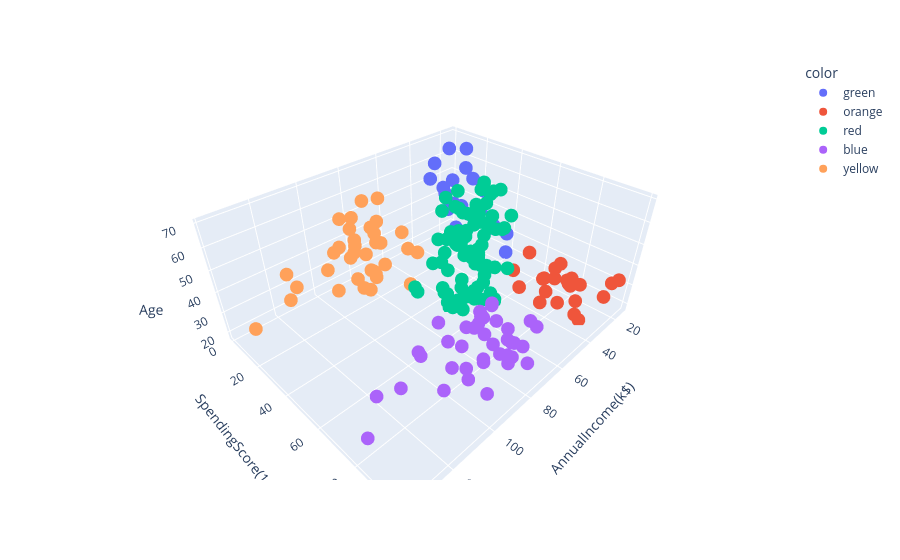

Write notebook code for a chart like this one.
### Code cell
scatter_3d(data_frame=df, x = 'AnnualIncome(k$)', y ='SpendingScore(1-100)', z = 'Age', color=[colors[v] for v in df['Mean Shift Cluster With Age']])

### Figure 1 — Plotly figure (JSON) as saved in the notebook; plotly's stock layout.template omitted (floating-point values rounded to 4 significant figures)
{"data": [{"hovertemplate": "color=green<br>AnnualIncome(k$)=%{x}<br>SpendingScore(1-100)=%{y}<br>Age=%{z}<extra></extra>", "legendgroup": "green", "marker": {"color": "#636efa", "symbol": "circle"}, "mode": "markers", "name": "green", "scene": "scene", "showlegend": true, "type": "scatter3d", "x": [15, 16, 17, 18, 19, 19, 20, 20, 21, 23, 24, 25, 28, 28, 29, 30, 33, 33, 34, 37, 38, 39, 39], "y": [39, 6, 40, 6, 3, 14, 15, 13, 35, 29, 35, 5, 14, 32, 31, 4, 4, 14, 17, 26, 35, 36, 28], "z": [19, 20, 31, 35, 64, 67, 58, 37, 35, 52, 35, 46, 54, 45, 40, 60, 53, 49, 42, 36, 65, 48, 49]}, {"hovertemplate": "color=orange<br>AnnualIncome(k$)=%{x}<br>SpendingScore(1-100)=%{y}<br>Age=%{z}<extra></extra>", "legendgroup": "orange", "marker": {"color": "#EF553B", "symbol": "circle"}, "mode": "markers", "name": "orange", "scene": "scene", "showlegend": true, "type": "scatter3d", "x": [15, 16, 17, 18, 19, 19, 20, 20, 21, 23, 24, 25, 28, 28, 29, 30, 33, 33, 34, 37, 38, 39, 39], "y": [81, 77, 76, 94, 72, 99, 77, 79, 66, 98, 73, 73, 82, 61, 87, 73, 92, 81, 73, 75, 92, 61, 65], "z": [21, 23, 22, 23, 30, 35, 24, 22, 20, 35, 25, 31, 29, 35, 23, 21, 18, 21, 30, 20, 24, 31, 24]}, {"hovertemplate": "color=red<br>AnnualIncome(k$)=%{x}<br>SpendingScore(1-100)=%{y}<br>Age=%{z}<extra></extra>", "legendgroup": "red", "marker": {"color": "#00cc96", "symbol": "circle"}, "mode": "markers", "name": "red", "scene": "scene", "showlegend": true, "type": "scatter3d", "x": [40, 40, 40, 40, 42, 42, 43, 43, 43, 43, 44, 44, 46, 46, 46, 46, 47, 47, 48, 48, 48, 48, 48, 48, 49, 49, 50, 50, 54, 54, 54, 54, 54, 54, 54, 54, 54, 54, 54, 54, 57, 57, 58, 58, 59, 59, 60, 60, 60, 60, 60, 60, 61, 61, 62, 62, 62, 62, 62, 62, 63, 63, 63, 63, 63, 63, 64, 64, 65, 65, 65, 65, 67, 67, 67, 67, 69, 72, 76], "y": [55, 47, 42, 42, 52, 60, 54, 60, 45, 41, 50, 46, 51, 46, 56, 55, 52, 59, 51, 59, 50, 48, 59, 47, 55, 42, 49, 56, 47, 54, 53, 48, 52, 42, 51, 55, 41, 44, 57, 46, 58, 55, 60, 46, 55, 41, 49, 40, 42, 52, 47, 50, 42, 49, 41, 48, 59, 55, 56, 42, 50, 46, 43, 48, 52, 54, 42, 46, 48, 50, 43, 59, 43, 57, 56, 40, 58, 34, 40], "z": [50, 27, 29, 31, 49, 33, 31, 59, 50, 47, 51, 69, 27, 53, 70, 19, 67, 54, 63, 18, 43, 68, 19, 32, 70, 47, 60, 60, 59, 26, 45, 40, 23, 49, 57, 38, 67, 46, 21, 48, 55, 22, 34, 50, 68, 18, 48, 40, 32, 24, 47, 27, 48, 20, 23, 49, 67, 26, 49, 21, 66, 54, 68, 66, 65, 19, 38, 19, 18, 19, 63, 49, 51, 50, 27, 38, 40, 25, 28]}, {"hovertemplate": "color=blue<br>AnnualIncome(k$)=%{x}<br>SpendingScore(1-100)=%{y}<br>Age=%{z}<extra></extra>", "legendgroup": "blue", "marker": {"color": "#ab63fa", "symbol": "circle"}, "mode": "markers", "name": "blue", "scene": "scene", "showlegend": true, "type": "scatter3d", "x": [69, 70, 71, 71, 71, 72, 73, 73, 74, 75, 76, 77, 77, 78, 78, 78, 78, 78, 78, 79, 81, 85, 86, 87, 87, 87, 88, 88, 93, 97, 98, 99, 101, 103, 103, 113, 120, 126, 137], "y": [91, 77, 95, 75, 75, 71, 88, 73, 72, 93, 87, 97, 74, 90, 88, 76, 89, 78, 73, 83, 93, 75, 95, 63, 75, 92, 86, 69, 90, 86, 88, 97, 68, 85, 69, 91, 79, 74, 83], "z": [39, 31, 40, 38, 39, 31, 29, 32, 35, 32, 32, 28, 32, 34, 39, 38, 27, 30, 30, 29, 31, 36, 33, 32, 28, 36, 30, 27, 35, 32, 29, 30, 28, 36, 32, 38, 35, 32, 30]}, {"hovertemplate": "color=yellow<br>AnnualIncome(k$)=%{x}<br>SpendingScore(1-100)=%{y}<br>Age=%{z}<extra></extra>", "legendgroup": "yellow", "marker": {"color": "#FFA15A", "symbol": "circle"}, "mode": "markers", "name": "yellow", "scene": "scene", "showlegend": true, "type": "scatter3d", "x": [70, 71, 71, 71, 73, 73, 74, 75, 77, 77, 78, 78, 78, 78, 78, 78, 79, 81, 85, 86, 87, 87, 87, 88, 88, 93, 97, 98, 99, 101, 103, 103, 113, 120, 126, 137], "y": [29, 35, 11, 9, 5, 7, 10, 5, 12, 36, 22, 17, 20, 16, 1, 1, 35, 5, 26, 20, 27, 13, 10, 13, 15, 14, 32, 15, 39, 24, 17, 23, 8, 16, 28, 18], "z": [23, 43, 59, 47, 20, 44, 19, 57, 25, 48, 34, 43, 44, 47, 37, 34, 56, 19, 50, 42, 36, 40, 36, 52, 58, 59, 37, 46, 41, 54, 41, 34, 33, 47, 45, 32]}], "layout": {"legend": {"title": {"text": "color"}, "tracegroupgap": 0}, "margin": {"t": 60}, "scene": {"domain": {"x": [0, 1], "y": [0, 1]}, "xaxis": {"title": {"text": "AnnualIncome(k$)"}}, "yaxis": {"title": {"text": "SpendingScore(1-100)"}}, "zaxis": {"title": {"text": "Age"}}}}}
